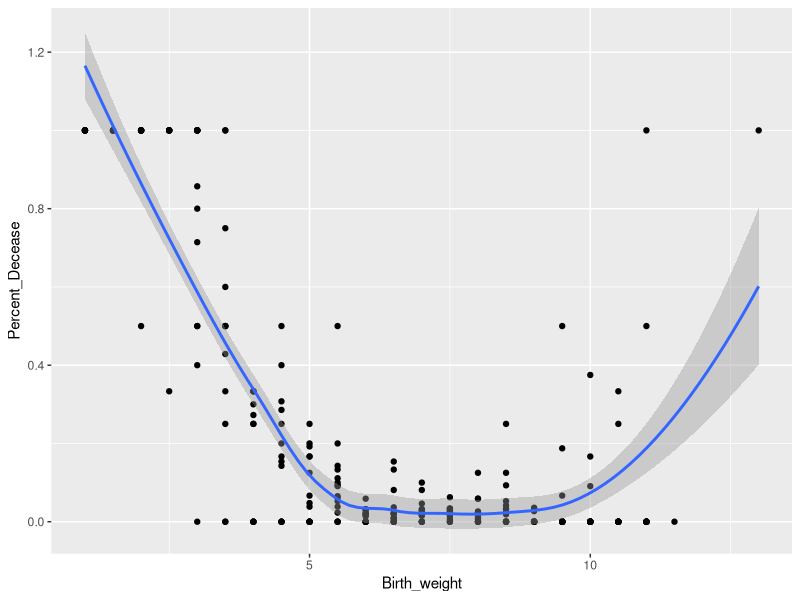
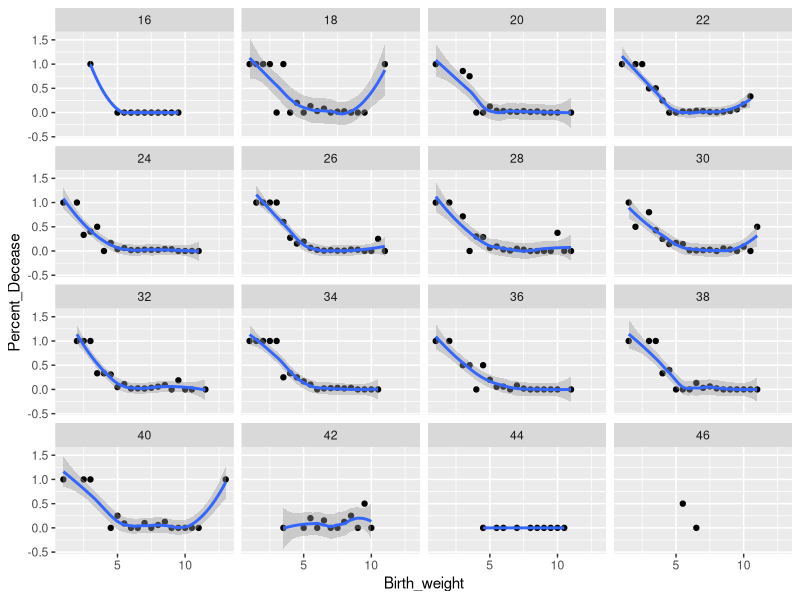
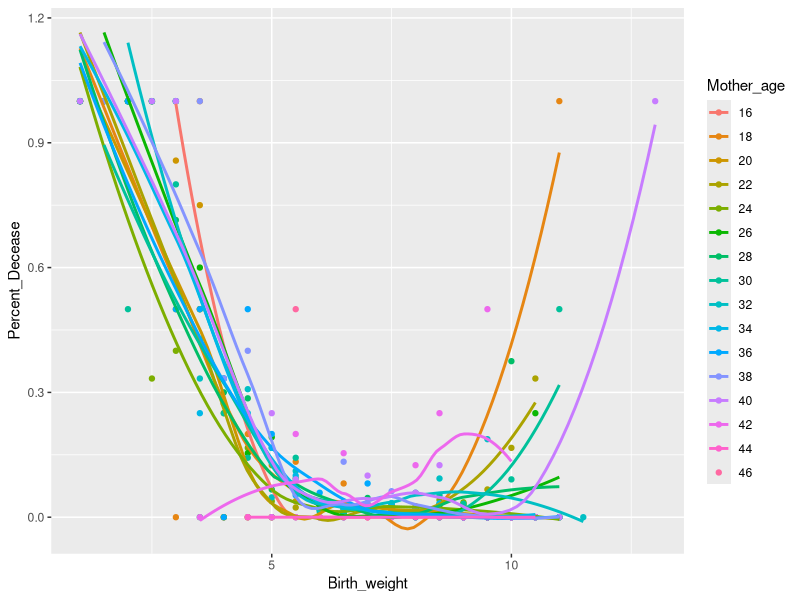

Here is the R script that generated these plots, in order:
## ---- chunk 1

Sys.Date()
## ---- chunk 2
library(tidyverse)
library(data.table)
## ---- chunk 3
library(tidyverse)
library(readr)
Newborn_Karn_Penrose <- read_csv("Datos/Newborn_Karn_Penrose.csv")


#library(readxl)
#Newborn_Karn_Penrose1 <- read_excel("~/Google Drive/GitHub_Google_Drive/GitHub/Vintage_DATA/DATA/Human_Birth_Weight/Newborn_Karn_Penrose.xlsx", sheet = 3)

head(Newborn_Karn_Penrose)


## ---- chunk 4

Newborn_Karn_Penrose %>% 
  mutate(Percent_Decease = Count_Non_survivors/Count_Total_Birth)

## ---- chunk 5
Newborn_Karn_Penrose %>% 
  mutate(Percent_Decease = Count_Non_survivors/Count_Total_Birth) %>% 
  ggplot(aes(Birth_weight, Percent_Decease)) + 
  geom_point() +
  geom_smooth()
  
## ---- chunk 6
Newborn_Karn_Penrose %>% 
  mutate(Percent_Decease = Count_Non_survivors/Count_Total_Birth) %>% 
  ggplot(aes(Birth_weight, Percent_Decease)) + 
  geom_point() +
  geom_smooth()+
  facet_wrap(~Mother_age)
## ---- chunk 7

Newborn_Karn_Penrose %>% 
  mutate(Percent_Decease = Count_Non_survivors/Count_Total_Birth) %>% 
  ggplot(aes(Birth_weight, Percent_Decease, color=Mother_age)) + 
  geom_point(aes(color=factor(Mother_age))) +
  geom_smooth(se=FALSE, aes(color=factor(Mother_age)))
## ---- chunk 8

x= c("TRUE", "FALSE", "NA")
x   
str(parse_logical(x)) 

y= c("Carlos", "Kelvin")
     
y
str(parse_logical(y)) 


str(parse_logical(c("TRUE", "FALSE", "NA")))


z=c("1", "2", "3")
z
mean(z)
z1=str(parse_integer(z))



str(parse_integer(c("1", "2", "3")))

str(parse_date(c("2010-01-01", "1979-10-14")))

## ---- chunk 9
m=c("$4000", "$500" )
parse_number(m)


parse_number("$100")
#> [1] 100
parse_number("20%")
#> [1] 20
parse_number("It cost $123.45")
#> [1] 123.45
## ---- chunk 10
charToRaw("Ramn")

## ---- chunk 11
x1 <- "El Ni\xf1o was particularly bad this year"
x2 <- "\x82\xb1\x82\xf1\x82\xc9\x82\xbf\x82\xcd"
x3 <- "The boy was particularly bad this year"

library(readr)
  parse_character(x1, locale = locale(encoding = "Latin1"))
#> [1] "El Niño was particularly bad this year"
parse_character(x2, locale = locale(encoding = "Shift-JIS"))


parse_character(x, locale = locale(encoding = "Shift-JIS"))
#> [1] "こんにちは"
## ---- chunk 12
guess_encoding(charToRaw(x3))
